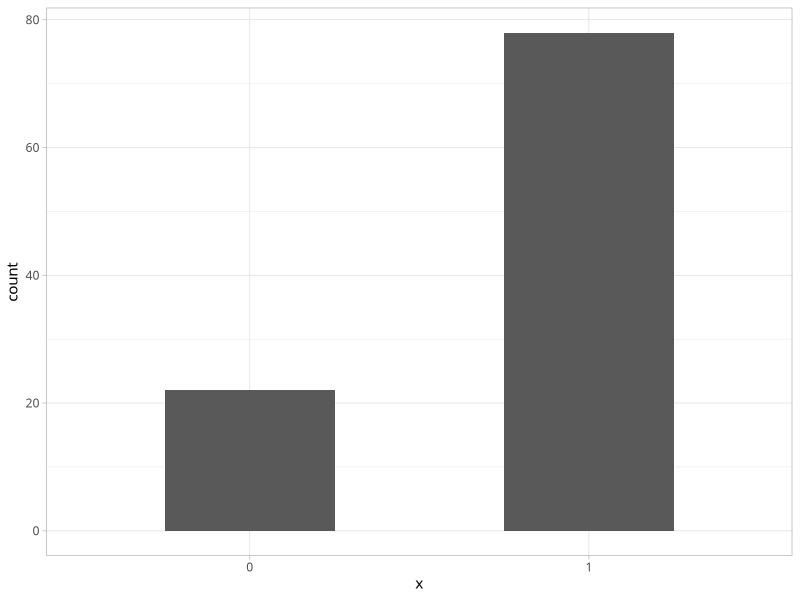
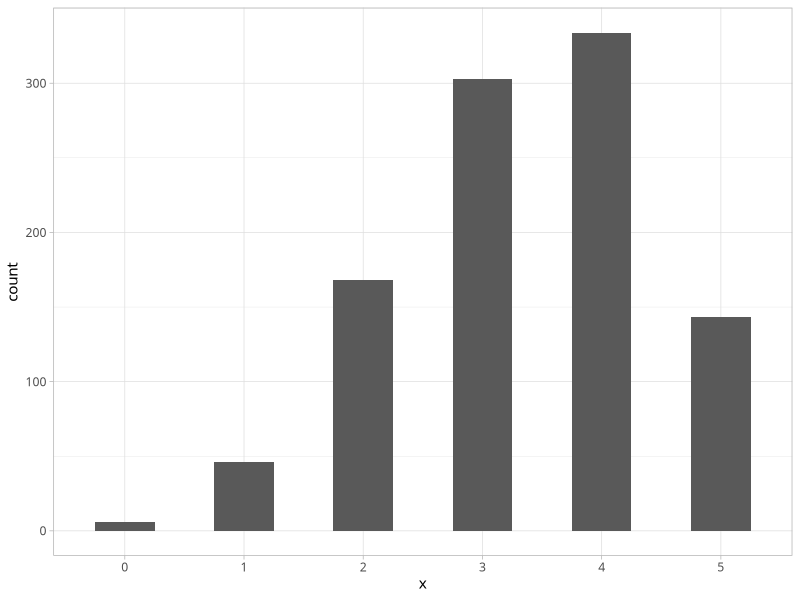
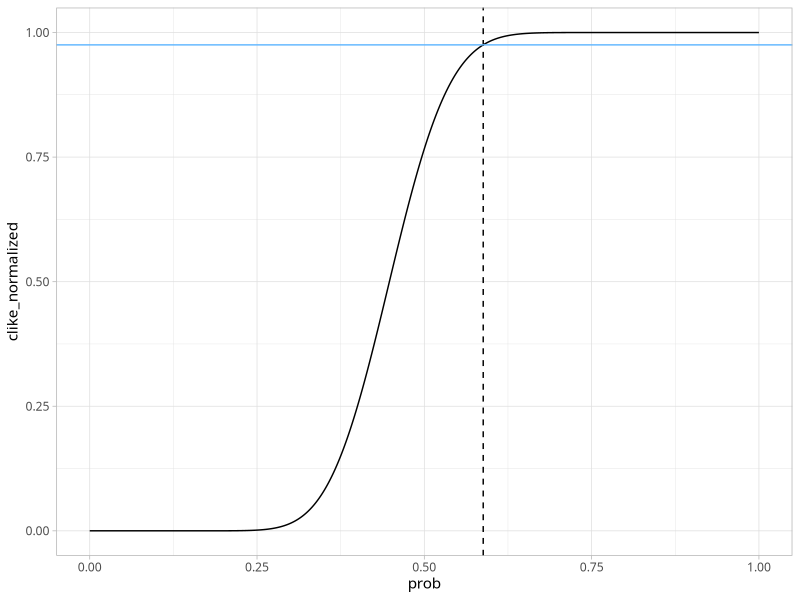

These figures' R source, in order:
## ---- chunk 1
#| label: Set up
#| message: false
library(tidyverse)
theme_set(theme_light(base_family = "Optima"))
## ---- chunk 2
## should be 2/3
dbinom(1, size = 1, prob = 2/3)
## should be 1/3
dbinom(0, size = 1, prob = 2/3) 
## should all be zero
dbinom(c(-2, -1, 2, 3), size = 1, prob = 2/3) 
## ---- chunk 3
## should be all zero 
pbinom(c(-3, -2, -1), size = 1, prob = 2/3)
## should be 1/3
pbinom(0, size = 1, prob = 2/3)
## should be 1
pbinom(1, size = 1, prob = 2/3)
## should all be 1
pbinom(c(2, 3, 4, 5), size = 1, prob = 2/3)
## ---- chunk 4
x <- rbinom(100, size = 1, prob = 2/3)
glimpse(x)
mean(x)

tibble(x = as_factor(x)) |> 
  ggplot(aes(x)) + 
  geom_bar(width = 1/2)
## ---- chunk 5
dbinom(x = 2, size = 4, prob = 1/2)
## ---- chunk 6
pbinom(1, size = 4, prob = 1/2)
## ---- chunk 7
x <- rbinom(1e3, size = 5, prob = 2/3)

tibble(x = as_factor(x)) |> 
  ggplot(aes(x)) + 
  geom_bar(width = 1/2)

mean(x == 2 | x == 4)
## ---- chunk 8
sum(dbinom(c(2, 4), size = 5, prob = 2/3))
## ---- chunk 9
mean(x %% 2 == 0)
## ---- chunk 10
mean(x == 2 | x == 4 | x == 0)
## ---- chunk 11
dbinom(x = 2, size = 4, prob = 1/3)
## ---- chunk 12
x <- 0:15
choose(15, x) * (2/3)^x * (1/3)^(15 - x)
dbinom(x, size = 15, prob = 2/3)
## ---- chunk 13
cumsum(choose(15, x) * (2/3)^x * (1/3)^(15 - x))
pbinom(x, size = 15, prob = 2/3)
## ---- chunk 14
grid <- tibble(prob = seq(0, 1, by = 0.001))
grid$like <- dbinom(21, 47, grid$prob)

grid <- grid |> 
  mutate(clike_raw = cumsum(like)) |> 
  mutate(clike_normalized = clike_raw / sum(like)) 

grid |> 
  filter(prob == 0.588)
## ---- chunk 15
1 - 0.9752575
## ---- chunk 16
grid |> 
  ggplot(aes(prob, clike_normalized)) + 
  geom_line() + 
  geom_vline(xintercept = 0.588, linetype = "dashed") +
  geom_hline(yintercept = 0.9752575, color = "steelblue1")
